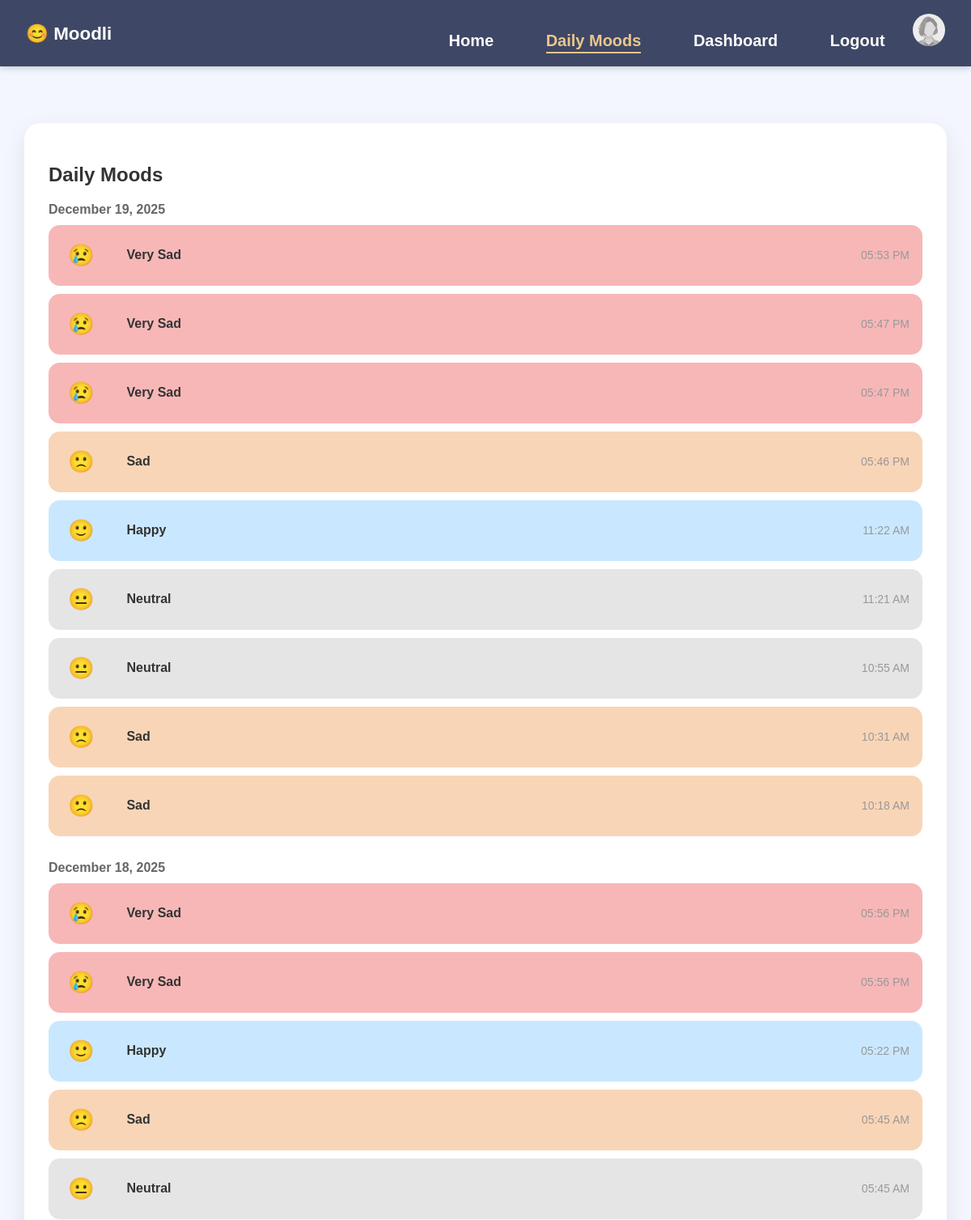
Page /daily-moods/ (signed in, upper part) on the earlier database version.
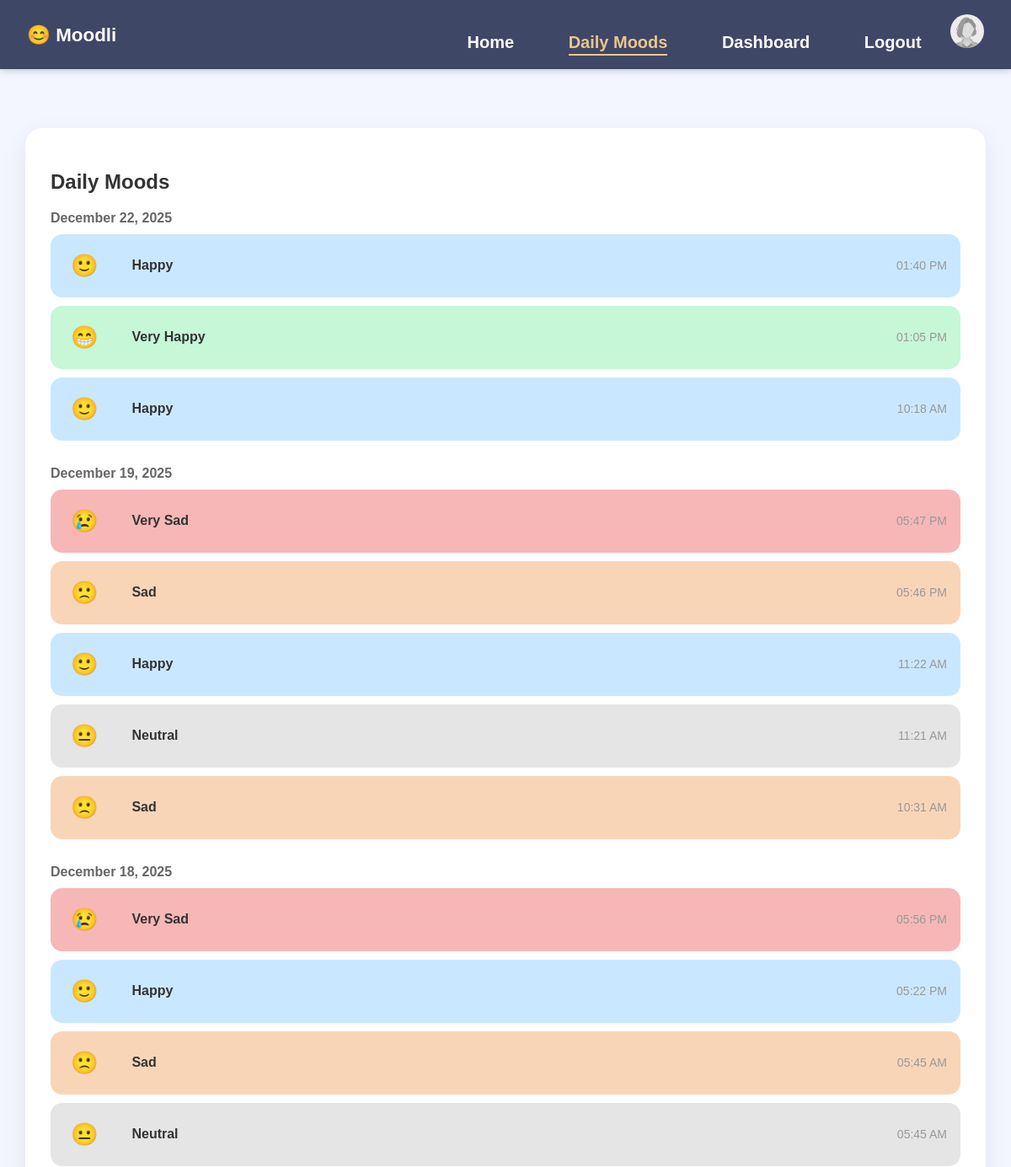
Same page on the later database version.
### moodtracker_app/models.py (models this page shows, shortened)
class MoodLog(models.Model):
    MOOD_CHOICES = [
        ("Very Happy", "Very Happy"),
        ("Happy", "Happy"),
        ("Neutral", "Neutral"),
        ("Sad", "Sad"),
        ("Very Sad", "Very Sad"),
    ]
    user = models.ForeignKey(User, on_delete=models.CASCADE)
    mood = models.CharField(max_length=20, choices=MOOD_CHOICES)
    date = models.DateTimeField(auto_now_add=True)
    tag = models.CharField(max_length=20, blank=True, null=True)
    tag_emoji = models.CharField(max_length=10, blank=True, null=True)

### moodtracker_app/views.py (the view)
# urls.py: path("daily-moods/", views.DailyMoodListView.as_view(), name="daily-moods"),
class DailyMoodListView(LoginRequiredMixin, TemplateView):
    template_name = "daily_moods.html"
    login_url = "/login/"  # Redirect to login if not authenticated
    def get_context_data(self, **kwargs):
        context = super().get_context_data(**kwargs)
        moods = MoodLog.objects.filter(user=self.request.user).order_by('-date')
        grouped_moods = []
        for date, group in groupby(moods, key=lambda x: x.date.date()):  # .date() gets only the date part
            grouped_moods.append({
                'date': date,
                'moods': list(group)
            })
        context['grouped_moods'] = grouped_moods
        return context

### templates/daily_moods.html (shortened to what this page needs)
{% extends "base.html" %}
{% load tz %}
{% block content %}
<section class="mood-list-container">
    <h2 class="mood-title">Daily Moods</h2>
    {% for group in grouped_moods %}
        <div class="mood-day">
            <div class="mood-date">
                {{ group.date|date:"F j, Y" }}
            </div>
            <div class="mood-cards">
                {% for mood in group.moods %}
                    <div class="mood-card {{ mood.mood|lower|slugify }}">
                        <div class="mood-left">
                            <div class="mood-icon">
                                {% if mood.mood == "Very Happy" %}😁
                                {% elif mood.mood == "Happy" %}🙂
                                {% elif mood.mood == "Neutral" %}😐
                                {% elif mood.mood == "Sad" %}🙁
                                {% elif mood.mood == "Very Sad" %}😢
                                {% endif %}
                            </div>
                            <div class="mood-info">
                                <span class="mood-label">{{ mood.mood }}</span>
                            </div>
                        </div>
                        <div class="mood-time">
                            {% if mood.date %}
                                {{ mood.date|localtime|time:"h:i A" }}
                            {% endif %}
                        </div>
                    </div>
                {% endfor %}
            </div>
        </div>
    {% empty %}
        <p class="empty-state">No mood data available.</p>
    {% endfor %}
</section>
{% endblock %}

Differences in the rows shown:
removed MoodLog: mood "Very Sad", date "05:53 PM", shown under "December 19, 2025"
removed MoodLog: mood "Very Sad", date "05:47 PM", shown under "December 19, 2025"
removed MoodLog: mood "Neutral", date "10:55 AM", shown under "December 19, 2025"
removed MoodLog: mood "Sad", date "10:18 AM", shown under "December 19, 2025"
removed MoodLog: mood "Very Sad", date "05:56 PM", shown under "December 18, 2025"
added MoodLog: mood "Happy", date "01:40 PM", shown under "December 22, 2025"
added MoodLog: mood "Very Happy", date "01:05 PM", shown under "December 22, 2025"
added MoodLog: mood "Happy", date "10:18 AM", shown under "December 22, 2025"
Other differences:
new list line: "December 22, 2025"
